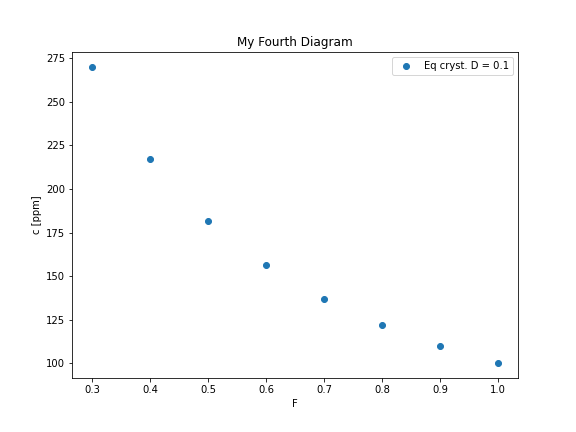

Source code (Python):
import matplotlib.pyplot as plt
import numpy as np

def ec(f,d,c0):
    cl=c0/(d*(1-f)+f)
    return cl

my_f = np.linspace(0.3, 1, 8) #start end count

my_c = ec(f= my_f,d= 0.1,c0= 100)

fig,ax=plt.subplots(figsize=[8,6])
ax.scatter(my_f,my_c,label='Eq cryst. D = 0.1')

ax.set_title("My Fourth Diagram")
ax.set_xlabel("F")
ax.set_ylabel("c [ppm]")
ax.legend()


plt.show()
